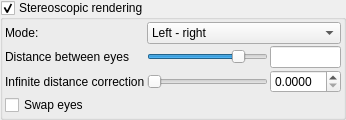
    <widget class="MyGroupBox" name="groupCheck_stereo_enabled">
     <property name="toolTip">
      <string>&lt;html&gt;&lt;head/&gt;&lt;body&gt;&lt;p&gt;Enables rendering of stereoscopic images and animations for viewing with 3D glasses.&lt;/p&gt;&lt;/body&gt;&lt;/html&gt;</string>
     </property>
     <property name="title">
      <string>Stereoscopic rendering</string>
     </property>
     <property name="checkable">
      <bool>true</bool>
     </property>
     <layout class="QVBoxLayout" name="verticalLayout_147">
      <property name="spacing">
       <number>2</number>
      </property>
      <property name="leftMargin">
       <number>2</number>
      </property>
      <property name="topMargin">
       <number>2</number>
      </property>
      <property name="rightMargin">
       <number>2</number>
      </property>
      <property name="bottomMargin">
       <number>2</number>
      </property>
      <item>
       <layout class="QGridLayout" name="gridLayout_11" columnstretch="0,2,1">
        <property name="spacing">
         <number>2</number>
        </property>
        <item row="1" column="1">
         <widget class="QSlider" name="logslider_stereo_eye_distance">
          <property name="sizePolicy">
           <sizepolicy hsizetype="Expanding" vsizetype="Maximum">
            <horstretch>0</horstretch>
            <verstretch>0</verstretch>
           </sizepolicy>
          </property>
          <property name="sizeIncrement">
           <size>
            <width>0</width>
            <height>0</height>
           </size>
          </property>
          <property name="minimum">
           <number>-1500</number>
          </property>
          <property name="maximum">
           <number>400</number>
          </property>
          <property name="orientation">
           <enum>Qt::Horizontal</enum>
          </property>
         </widget>
        </item>
        <item row="1" column="0">
         <widget class="QLabel" name="label_69">
          <property name="text">
           <string>Distance between eyes</string>
          </property>
         </widget>
        </item>
        <item row="0" column="1" colspan="2">
         <widget class="QComboBox" name="comboBox_stereo_mode">
          <property name="toolTip">
           <string>&lt;html&gt;&lt;head/&gt;&lt;body&gt;&lt;p&gt;Defines how stereoscopic image will be rendered.&lt;/p&gt;&lt;p&gt;Left-right - View for left eye will be rendered on the left side of the image. View for right eye will be on the right side.&lt;/p&gt;&lt;p&gt;Top-bottom - View for left eye will be rendered on the top half of the image. View for right eye will be on the bottom half of the image.&lt;/p&gt;&lt;p&gt;Anaglyph red/cyan - Image will be rendered as an anaglyph dedicated for red/cyan 3D glasses. Using this option it is possible to edit the fractal with 3D view directly in the application window using regular display.  Cheap 3D glasses are all that is required. For fractal exploration it is recomended to not use SSAO ambient occlusion, because it is rendered in 2 passes (try to use &amp;quot;Fast&amp;quot; ambient occlusion).&lt;/p&gt;&lt;/body&gt;&lt;/html&gt;</string>
          </property>
          <item>
           <property name="text">
            <string>Left - right</string>
           </property>
          </item>
          <item>
           <property name="text">
            <string>Top - bottom</string>
           </property>
          </item>
          <item>
           <property name="text">
            <string>Anaglyph - red/cyan</string>
           </property>
          </item>
         </widget>
        </item>
        <item row="1" column="2">
         <widget class="MyLineEdit" name="logedit_stereo_eye_distance">
          <property name="toolTip">
           <string>&lt;html&gt;&lt;head/&gt;&lt;body&gt;&lt;p&gt;The distance between two virtual eyes. Higher values make the 3D effect more intense. &lt;/p&gt;&lt;p&gt;The optimal distance between eyes is about 1%-5% of the distance to the viewed object. &lt;/p&gt;&lt;/body&gt;&lt;/html&gt;</string>
          </property>
         </widget>
        </item>
        <item row="0" column="0">
         <widget class="QLabel" name="label_70">
          <property name="text">
           <string>Mode:</string>
          </property>
         </widget>
        </item>
        <item row="3" column="0" colspan="3">
         <widget class="MyCheckBox" name="checkBox_stereo_swap_eyes">
          <property name="sizePolicy">
           <sizepolicy hsizetype="Minimum" vsizetype="Maximum">
            <horstretch>0</horstretch>
            <verstretch>0</verstretch>
           </sizepolicy>
          </property>
          <property name="toolTip">
           <string>&lt;html&gt;&lt;head/&gt;&lt;body&gt;&lt;p&gt;Swaps left and right eye on rendered image.&lt;/p&gt;&lt;/body&gt;&lt;/html&gt;</string>
          </property>
          <property name="text">
           <string>Swap eyes</string>
          </property>
         </widget>
        </item>
        <item row="2" column="0">
         <widget class="QLabel" name="label_71">
          <property name="text">
           <string>Infinite distance correction</string>
          </property>
         </widget>
        </item>
        <item row="2" column="1">
         <widget class="QSlider" name="slider_stereo_infinite_correction">
          <property name="sizePolicy">
           <sizepolicy hsizetype="Expanding" vsizetype="Maximum">
            <horstretch>0</horstretch>
            <verstretch>0</verstretch>
           </sizepolicy>
          </property>
          <property name="minimum">
           <number>1</number>
          </property>
          <property name="maximum">
           <number>10000</number>
          </property>
          <property name="singleStep">
           <number>1</number>
          </property>
          <property name="orientation">
           <enum>Qt::Horizontal</enum>
          </property>
         </widget>
        </item>
        <item row="2" column="2">
         <widget class="MyDoubleSpinBox" name="spinbox_stereo_infinite_correction">
          <property name="sizePolicy">
           <sizepolicy hsizetype="Minimum" vsizetype="Maximum">
            <horstretch>0</horstretch>
            <verstretch>0</verstretch>
           </sizepolicy>
          </property>
          <property name="toolTip">
           <string>&lt;html&gt;&lt;head/&gt;&lt;body&gt;&lt;p&gt;Adjusts the appearance of the 3D effect for the furthest objects (or background). If the value of this parameter is higher then the background objects will appear further away. &lt;/p&gt;&lt;p&gt;As an example, the optimal value of this parameter for a 24 inch display could be about 0.4. For bigger display this value should be lower. &lt;/p&gt;&lt;/body&gt;&lt;/html&gt;</string>
          </property>
          <property name="prefix">
           <string/>
          </property>
          <property name="suffix">
           <string/>
          </property>
          <property name="decimals">
           <number>4</number>
          </property>
          <property name="minimum">
           <double>0.000000000000000</double>
          </property>
          <property name="maximum">
           <double>10.000000000000000</double>
          </property>
          <property name="singleStep">
           <double>1.000000000000000</double>
          </property>
          <property name="value">
           <double>0.000000000000000</double>
          </property>
         </widget>
        </item>
       </layout>
      </item>
     </layout>
    </widget>
